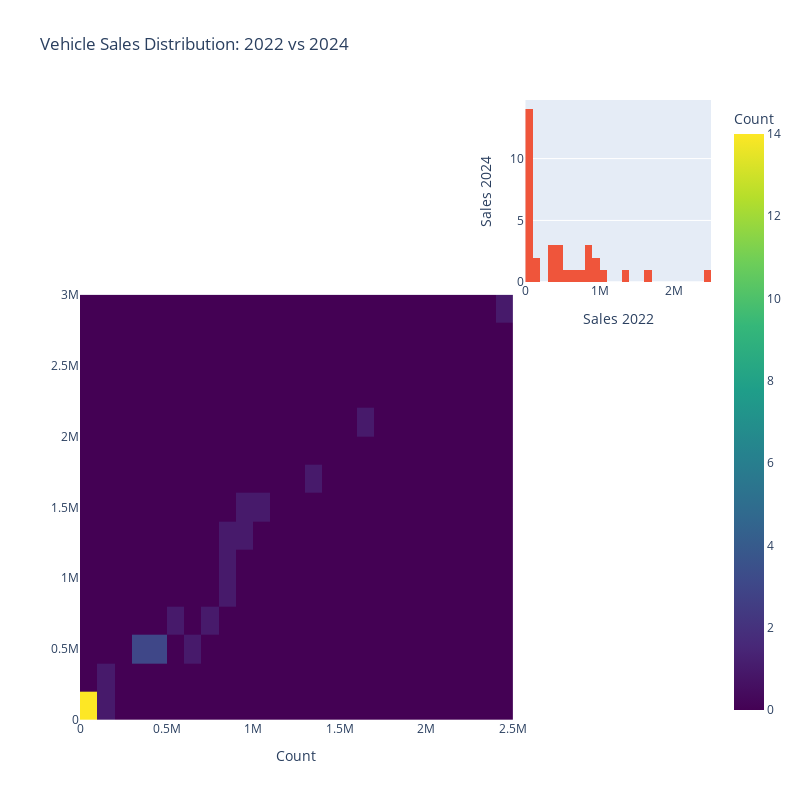

The notebook cell saved with this chart:
### Markdown cell above
From this **jointplot** showing **Total Vehicles CAGR (%)** vs **EV CAGR (%)**:

### Observations

1. **General Decline in Total Vehicle Sales**

   * The x-axis shows all states having negative Total CAGR values (ranging roughly from -72% to -40%).
   * This confirms your earlier finding: **no state had positive growth in overall vehicle sales** between 2022 and 2024.

2. **Variation in EV CAGR**

   * The y-axis shows a wider spread for EV CAGR — some states have **positive EV growth** (up to ~~120%), while others are strongly negative (~~-100%).
   * This suggests **EV adoption trends are not strongly tied to the overall vehicle sales trend**.

3. **Weak Positive Relationship**

   * The regression line slopes slightly upward, meaning states with **less negative total CAGR** tend to have **slightly better EV CAGR**, but the correlation looks weak.
   * The confidence interval is quite wide, especially toward the extremes, indicating high variability and low predictive strength.

4. **Clusters**

   * Most states cluster in the bottom-right quadrant: **moderately negative Total CAGR (-50% to -40%)** and **negative EV CAGR (-50% to 0%)**.
   * A few outlier states in the top area (positive EV CAGR) are likely the ones leading EV adoption despite market contraction.

### Code cell
import plotly.express as px
import plotly.graph_objects as go
from plotly.subplots import make_subplots

# Create the main scatter plot
fig = make_subplots(
  rows=2, cols=2,
  column_widths=[0.7, 0.3],
  row_heights=[0.3, 0.7],
  vertical_spacing=0.02,
  horizontal_spacing=0.02,
  specs=[[None, {"type": "histogram"}],
       [{"type": "histogram2d"}, None]]
)

# Add 2D histogram
fig.add_trace(
  go.Histogram2d(
    x=df_pivot['sales_2022'],
    y=df_pivot['sales_2024'],
    colorscale='Viridis',
    nbinsx=25,
    nbinsy=25,
    colorbar=dict(title='Count')
  ),
  row=2, col=1
)

# Add marginal histograms
fig.add_trace(
  go.Histogram(x=df_pivot['sales_2022'], nbinsx=25),
  row=1, col=2
)

# Update layout
fig.update_layout(
  title='Vehicle Sales Distribution: 2022 vs 2024',
  showlegend=False,
  width=800,
  height=800,
  xaxis=dict(title='Sales 2022'),
  xaxis2=dict(title='Count'),
  yaxis=dict(title='Sales 2024')
)

fig.show()

### Figure 1 — Plotly figure (JSON) as saved in the notebook; plotly's stock layout.template omitted (floating-point values rounded to 4 significant figures)
{"data": [{"colorbar": {"title": {"text": "Count"}}, "colorscale": [[0, "#440154"], [0.1111, "#482878"], [0.2222, "#3e4989"], [0.3333, "#31688e"], [0.4444, "#26828e"], [0.5556, "#1f9e89"], [0.6667, "#35b779"], [0.7778, "#6ece58"], [0.8889, "#b5de2b"], [1, "#fde725"]], "nbinsx": 25, "nbinsy": 25, "type": "histogram2d", "x": [5126, 758820, 19929, 378720, 888044, 36543, 385738, 12378, 385005, 46594, 1076846, 522665, 97823, 132509, 408900, 964783, 675936, 2899, 959263, 1618628, 36104, 22189, 19439, 12851, 470029, 42211, 438704, 860898, 8897, 1308154, 37707, 2487066, 171252, 858024], "xaxis": "x2", "y": [7168, 749682, 27861, 544129, 1117634, 42270, 474528, 16202, 559624, 67725, 1506628, 720236, 116036, 137076, 487181, 1420999, 564176, 3175, 1242959, 2096825, 18296, 36495, 27147, 16963, 579031, 54594, 563288, 1234032, 10518, 1622626, 46143, 2874589, 226775, 945045], "yaxis": "y2"}, {"nbinsx": 25, "type": "histogram", "x": [5126, 758820, 19929, 378720, 888044, 36543, 385738, 12378, 385005, 46594, 1076846, 522665, 97823, 132509, 408900, 964783, 675936, 2899, 959263, 1618628, 36104, 22189, 19439, 12851, 470029, 42211, 438704, 860898, 8897, 1308154, 37707, 2487066, 171252, 858024], "xaxis": "x", "yaxis": "y"}], "layout": {"height": 800, "showlegend": false, "title": {"text": "Vehicle Sales Distribution: 2022 vs 2024"}, "width": 800, "xaxis": {"anchor": "y", "domain": [0.706, 1], "title": {"text": "Sales 2022"}}, "xaxis2": {"anchor": "y2", "domain": [0, 0.686], "title": {"text": "Count"}}, "yaxis": {"anchor": "x", "domain": [0.706, 1], "title": {"text": "Sales 2024"}}, "yaxis2": {"anchor": "x2", "domain": [0, 0.686]}}}
